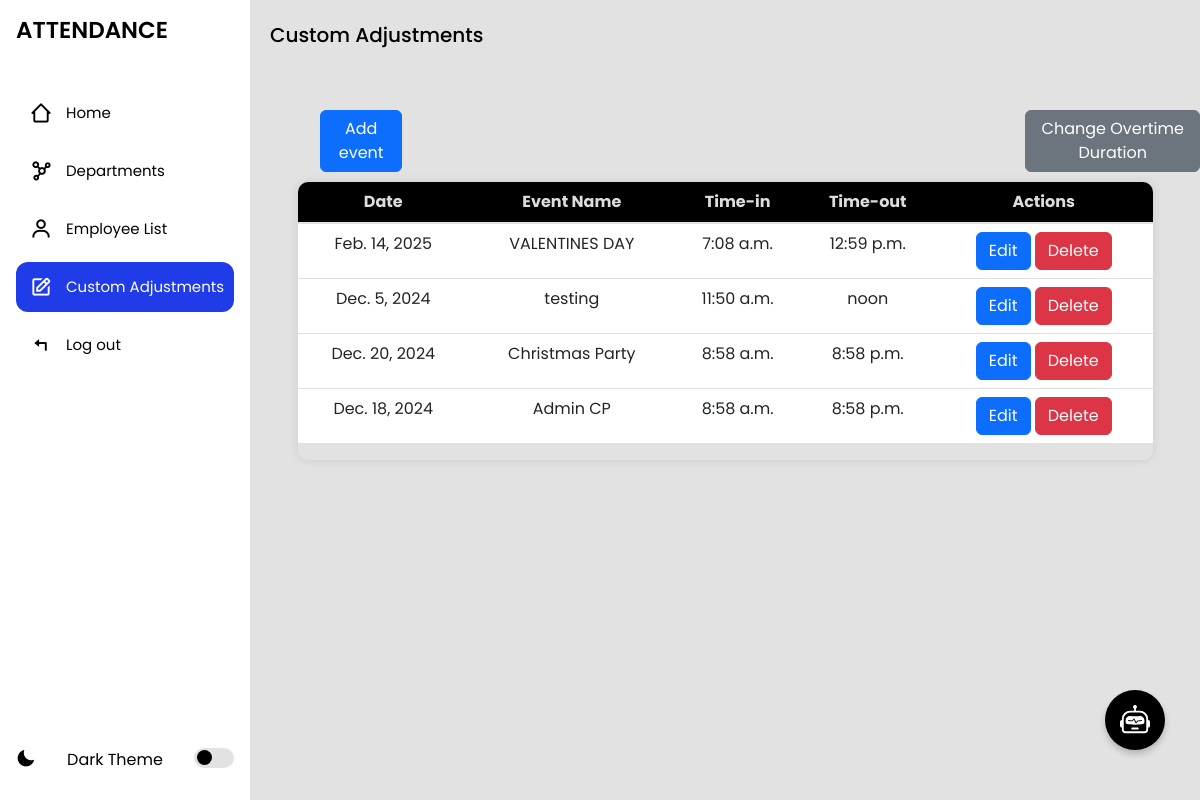
/schedules/, run on an earlier commit of the app's database.
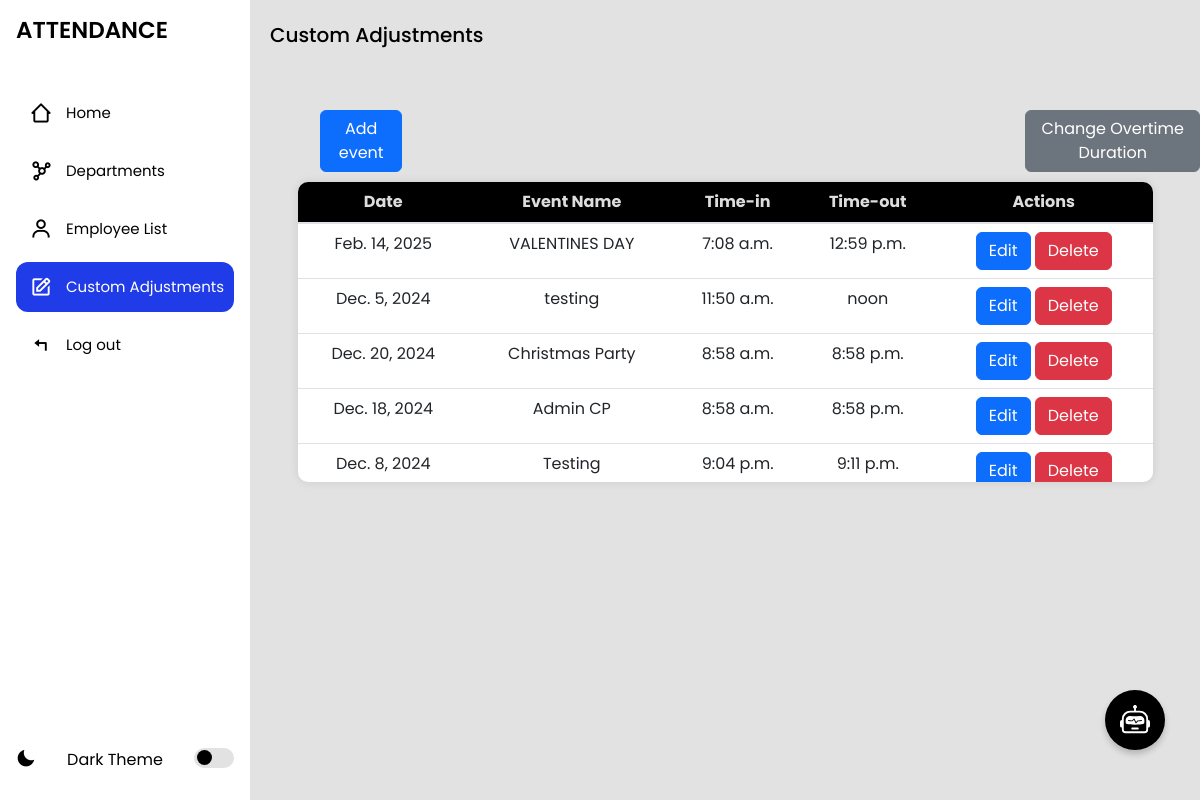
And on a later commit of the database.
### myapp/models.py (models this page shows, shortened)
class CustomSchedule(models.Model):
    date = models.DateField(unique=True)
    time_in = models.TimeField()
    time_out = models.TimeField()
    reason = models.TextField(blank=True)

### myapp/views.py (the view, shortened to what this page needs)
# urls.py: path('schedules/', views.schedule_list, name='schedule_list'),
def schedule_list(request):
    schedules = CustomSchedule.objects.all()
    alert_message = None
    alert_icon = None
    today = date.today()
    schedule_exists_today = CustomSchedule.objects.filter(date=today).exists()
    attendance_exists_today = Attendance.objects.filter(date=today).exists()
    button_display = not (schedule_exists_today and attendance_exists_today)
    overtime_setting = OvertimeSetting.objects.first()
    current_overtime_duration = overtime_setting.overtime_duration_hours if overtime_setting else 3  # Default to 3 hours
    return render(request, 'schedule_list.html', {
        'schedules': schedules,
        'alert_message': alert_message,
        'alert_icon': alert_icon,
        'overtime_duration': current_overtime_duration,
        'button_display': button_display,
        'today': today,
        'attendance_exists_today': attendance_exists_today,
    })

### myapp/templates/schedule_list.html (shortened to what this page needs)
{% extends 'index.html' %}
{% block content %}
<section class="home">
    <p>Custom Adjustments</p>
    <div class='add-emp'
    style="
        display: flex;
        flex-direction: row;
        gap:623px;
        align-items: center;
        justify-content: start;
        margin-left: 70px;
        margin-top: 40px;
        ">
    <button title="Add new employee" type="button"
    class="btn btn-primary"
    data-bs-toggle="modal"
    data-bs-target="#addCustomModal"
    >Add event
    </button>
    <button type="button" class="btn btn-secondary" data-bs-toggle="modal" data-bs-target="#overtimeModal" >
        Change Overtime Duration
    </button>
    </div>
<div class="table-container">
    <table class="table">
        <thead>
            <tr>
                <th scope="col">Date</th>
                <th scope="col">Event Name</th>
                <th scope="col">Time-in</th>
                <th scope="col">Time-out</th>
                <th scope="col">Actions</th>
            </tr>
        </thead>
        <tbody>
            {% for schedule in schedules %}
            <tr>
                <td>{{ schedule.date }}</td>
                <td>{{ schedule.reason|default:"N/A" }}</td>
                <td>{{ schedule.time_in }}</td>
                <td>{{ schedule.time_out }}</td>
                 <td>
                    {% if schedule.date == today and attendance_exists_today %}
                    {% else %}
                        <button type="button" class="btn btn-primary" data-bs-toggle="modal" data-bs-target="#editModal-{{ schedule.id }}">
                            Edit
                        </button>
                    {% endif %}
                        <button type="button" class="btn btn-danger" data-bs-toggle="modal" data-bs-target="#deleteModal-{{ schedule.id }}">
                            Delete
                        </button>
                    </div>
                </td>
            </tr>
            {% empty %}
            <tr>
                <td colspan="5">No schedules available.</td>
            </tr>
            {% endfor %}
</section>
{% endblock %}

What changed in the data, as far as the page shows it:
added CustomSchedule: date "Dec. 8, 2024", reason "Testing", time_in "9:04 p.m.", time_out "9:11 p.m."
